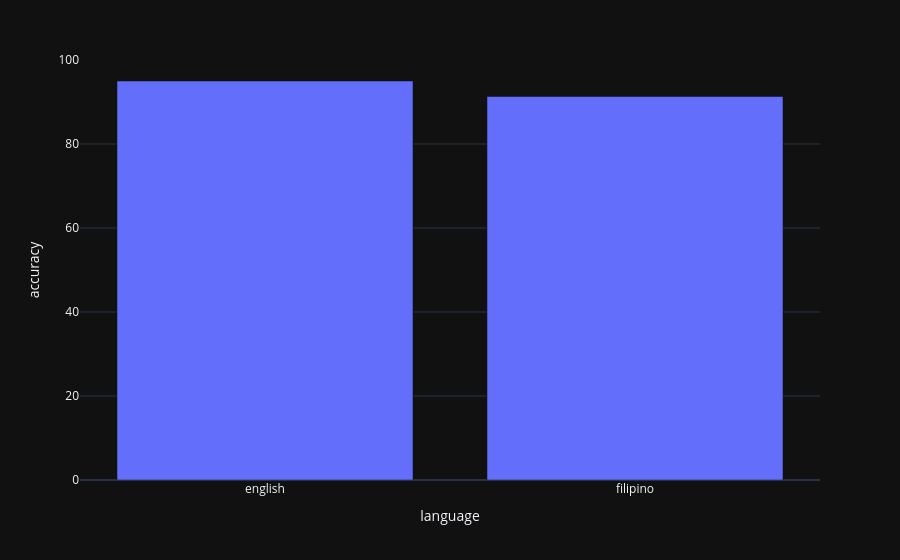

Notebook code cell kept with this figure:
### Markdown cell above
#### What is the accuracy of currently available free-tier reasoning large language models on English and Filipino questions?

### Code cell
language_accuracy = (
    df.groupby('language')['is_correct']
    .mean()
    .mul(100)
    .astype(float)
    .reset_index(name='accuracy')
    .round(2)
)

fig = px.bar(
    language_accuracy,
    x='language',
    y='accuracy',
)

fig.show()

### Figure 1 — Plotly figure (JSON) as saved in the notebook; plotly's stock layout.template omitted (floating-point values rounded to 4 significant figures)
{"data": [{"hovertemplate": "language=%{x}<br>accuracy=%{y}<extra></extra>", "legendgroup": "", "marker": {"color": "#636efa", "pattern": {"shape": ""}}, "name": "", "orientation": "v", "showlegend": false, "textposition": "auto", "type": "bar", "x": ["english", "filipino"], "xaxis": "x", "y": [95.0, 91.32], "yaxis": "y"}], "layout": {"barmode": "relative", "legend": {"tracegroupgap": 0}, "margin": {"t": 60}, "xaxis": {"anchor": "y", "domain": [0, 1], "title": {"text": "language"}}, "yaxis": {"anchor": "x", "domain": [0, 1], "title": {"text": "accuracy"}}}}
